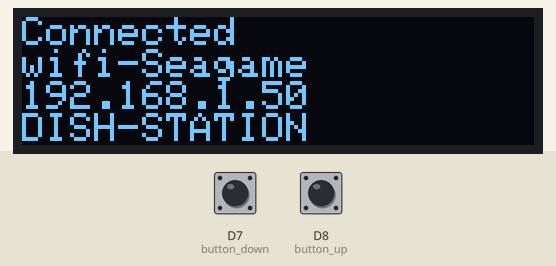
Bench run of a sketch on a simulated ESP8266 (NodeMCU). On the bench: 128×32 one-colour display. Inputs (shaded band) come from the test bench; at power-on: D8 (button_up) LOW, D7 (button_down) HIGH. WiFi joins after 1.5 s; servers stay silent unless stated; uploads are accepted with an empty reply; what the sketch prints to the serial monitor is not drawn.

Above: at 2.6 s.
At 3.7 s:
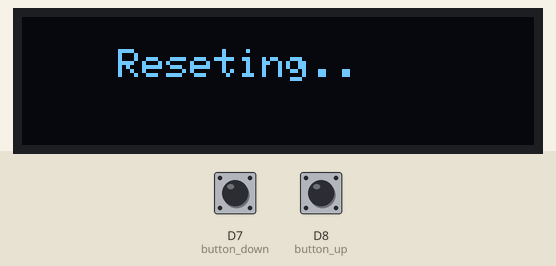
3.8 s: D8 (button_up) pulled HIGH for 1.5 s
At 5.4 s:
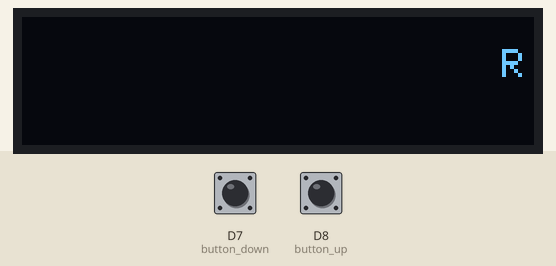
Timing chart, 0 to 6.9 s (numbered marks = the images above; inputs shaded):
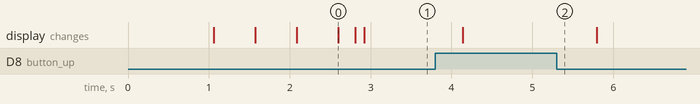

The sketch:

wb_firmware.ino
```cpp
#include <ESP8266WiFi.h>
#include <WiFiClient.h>
#include <ESP8266WebServer.h>
#include <ESP8266HTTPClient.h>
#include <Adafruit_GFX.h>
#include <Adafruit_SSD1306.h>
#include <SPI.h>
#include <Wire.h>

//OLED definition
#define SCREEN_WIDTH 128 // OLED display width, in pixels
#define SCREEN_HEIGHT 32 // OLED display height, in pixels
#define OLED_RESET     D5 // Reset pin # (or -1 if sharing Arduino reset pin)
Adafruit_SSD1306 display(SCREEN_WIDTH, SCREEN_HEIGHT, &Wire, OLED_RESET);

//TCP-SERVER definition
#define SERVER_PORT 9999
IPAddress server_ip = {192, 168, 137, 176}; //IP of TCP server
WiFiServer server(SERVER_PORT);

#define STATIONMODE 2 //1 = bev , 2 = dish

//WiFi definition
const char *ssid = "wifi-Seagame";
const char *password = "123456789";

//Service definition
const String service_ip = "192.168.1.2";
const String service_del_order = "http://" + service_ip + "/wb-app-03/ajax/service/deleteOrder.php";
const String service_move_prog_2_done = "http://" + service_ip + "/wb-app-03/ajax/service/moveProg2Done.php";
const String service_request_order = "http://" + service_ip + "/wb-app-03/ajax/service/requestOrder.php?type=" + STATIONMODE;
const String service_stat_2_done = "http://" + service_ip + "/wb-app-03/ajax/service/stat2Done.php";
const String service_stat_2_prog = "http://" + service_ip + "/wb-app-03/ajax/service/stat2Prog.php";
const String service_stat_2_rec = "http://" + service_ip + "/wb-app-03/ajax/service/stat2Rec.php";
String service_tmp;//use for modifying parameter of service
int httpCode;//code of service executing
String payload;//string response from service

//struct definition
struct Bev {
  String number;
  String details;
  String unit;
  String stat;
};

//init station values
Bev result[1]; //collect current order
char loading[4] = {'|', '/', '-', '\\'};//for loading animation
char statSymbol[3] = {'R', 'P', 'D'};

//button definition
#define button_up D8
#define button_down D7


void setup() {
  //oled setup
  pinMode(button_up, INPUT);
  pinMode(button_down, INPUT);
  display.begin(SSD1306_SWITCHCAPVCC, 0x3C);
  display.clearDisplay();
  display.setCursor(0, 0);
  display.setTextSize(1);
  display.setTextColor(WHITE);
  display.display();

  Serial.begin(115200);

  WiFi.mode(WIFI_OFF);        //Prevents reconnection issue (taking too long to connect)
  delay(1000);
  WiFi.mode(WIFI_STA);        //This line hides the viewing of ESP as wifi hotspot

  WiFi.begin(ssid, password);     //Connect to your WiFi router
  Serial.println("");

  //start wifi connection
  Serial.print("Connecting");
  display.print("Connecting...");
  // Wait for connection
  int i = 0;
  while (WiFi.status() != WL_CONNECTED) {
    display.setCursor(120, 0);
    display.setTextColor(WHITE);
    display.print(loading[i % 4]);
    display.display();
    delay(500);
    display.setCursor(120, 0);
    display.setTextColor(BLACK);
    display.print(loading[i % 4]);
    i++;
  }
  //display connection details
  display.clearDisplay();
  display.setTextColor(WHITE);
  display.setCursor(0, 0);
  display.println("Connected");
  display.println(ssid);
  display.println(WiFi.localIP());
  //start TCP server
  server.begin();
  if (STATIONMODE == 1) {
    display.println("BEV-STATION");
  } else {
    display.println("DISH-STATION");
  }
  Serial.println("TCP server start");
  display.display();
  while(digitalRead(button_up) == LOW && digitalRead(button_down) == LOW){
    delay(100);
  }
}

void loop() {
START:
  //request order
  HTTPClient http;
  service_tmp = service_request_order;
  http.begin(service_tmp);
  Serial.println("requesting to : ");
  Serial.println(service_tmp);
  httpCode = http.GET();//send request
  payload = http.getString();
  Serial.println("response : ");
  Serial.println(payload);
  Serial.println();

  if (payload == "0") {
    //display empty text
    displayCenter("empty task");
    //loop for signal
    /*while (1) {
      WiFiClient client = server.available();
      while (client) {
        Serial.print("client conected : ");
        Serial.println(count_client);
        while (client.available()) {
          uint8_t data = client.read();
          Serial.write(data);
        }
      }
      }*/
  } else {
    //display order
      //debug********************
        Serial.println(payload);
      //*************************
    str2arr(payload, 1);
    displayLayout();
    //loop for button press
    while (1) {
      delay(100);
      /*Serial.print(digitalRead(button_up));
        Serial.println(digitalRead(button_down));*/
      int U_state = digitalRead(button_up);
      int D_state = digitalRead(button_down);
      //=======================================
      if (U_state == 1) {
        switch (result[0].stat.toInt()) {
          case 0://Received stat
            service_tmp = service_stat_2_prog + "?id=" + result[0].number;
            http.begin(service_tmp);
            httpCode = http.GET();
            Serial.println(httpCode);
            goto START;
            break;
          case 1://Progress stat
            displayCenter("Done?(Y/N)");
            delay(500);
            while (1) {
              delay(100);
              U_state = digitalRead(button_up);
              D_state = digitalRead(button_down);
              Serial.print(digitalRead(button_up));
              Serial.println(digitalRead(button_down));
              if (U_state == 1) {//sure
                service_tmp = service_stat_2_done + "?id=" + result[0].number;
                http.begin(service_tmp);
                httpCode = http.GET();
                Serial.println(httpCode);
                goto START;
              }
              if (D_state == 1) {//not sure
                goto START;
              }
            }
            break;
          default:;
        }
      }

      if (D_state == 1) {
        switch (result[0].stat.toInt()) {
          case 0:
            displayCenter("Reseting..");
            delay(1000);
            goto START;
            break;
          case 1:
            service_tmp = service_stat_2_rec + "?id=" + result[0].number;
            http.begin(service_tmp);
            httpCode = http.GET();
            Serial.println(httpCode);
            goto START;
            break;
          default:;
        }
      }
    }
    //=======================================
  }
  delay(2000);
  /*WiFiClient client = server.available();
    while (client) {
    Serial.print("client conected : ");
    Serial.println(count_client);
    while (client.available()) {
      uint8_t data = client.read();
      Serial.write(data);
    }
    }*/

}

void str2arr(String payload, int num) {
  String subItem;
  int subItemCur = 0;
  String subInfo;
  int subInfoCur = 0;

  char delMain = ';';
  char delSub = ',';

  int i = 0, j = 0;
  for (i = 0; i < num; i++) {
    subItem = payload.substring(subItemCur, payload.indexOf(delMain, subItemCur));
    for (j = 0; j < 4; j++) {
      subInfo = subItem.substring(subInfoCur, subItem.indexOf(delSub, subInfoCur));
      subInfoCur = subItem.indexOf(delSub, subInfoCur) + 1;
      //adding info to array
      subInfo.trim();
      switch (j) {
        case 0:
          result[i].number = subInfo;
          break;
        case 1:
          result[i].details = subInfo;
          break;
        case 2:
          result[i].unit = subInfo;
          break;
        case 3:
          result[i].stat = subInfo;
          break;
        default:;
      }
    }
    subItemCur = payload.indexOf(delMain, subItemCur) + 1;
  }
}

void displayLayout() {
  display.clearDisplay();
  display.setCursor(0, 0);
  int len = result[0].details.length();
  int cur = 0;
  int mods = 0;
  String tmp;
  //display main-name
  display.println(result[0].details.substring(0, result[0].details.indexOf('/')));

  //display mod
  while (result[0].details.indexOf('/', cur) != -1) {
    mods ++;
    cur = result[0].details.indexOf('/', cur) + 1;
  }
  //display mod.
  cur = result[0].details.indexOf('/') + 1;
  for (int i = 0; i < mods; i++) {
    tmp = result[0].details.substring(cur, result[0].details.indexOf('/', cur));
    tmp.trim();
    display.print("+ ");
    display.println(tmp);
    cur = result[0].details.indexOf('/', cur) + 1;
  }

  display.setCursor(120, 0);
  display.print(result[0].unit);
  display.setCursor(120, 8);
  display.print(statSymbol[result[0].stat.toInt()]);
  display.display();
}

void displayCenter(String text) {
  display.clearDisplay();
  display.setCursor((128 / 2) - ((text.length() * 8) / 2), 8);
  display.print(text);
  display.display();
}
```
